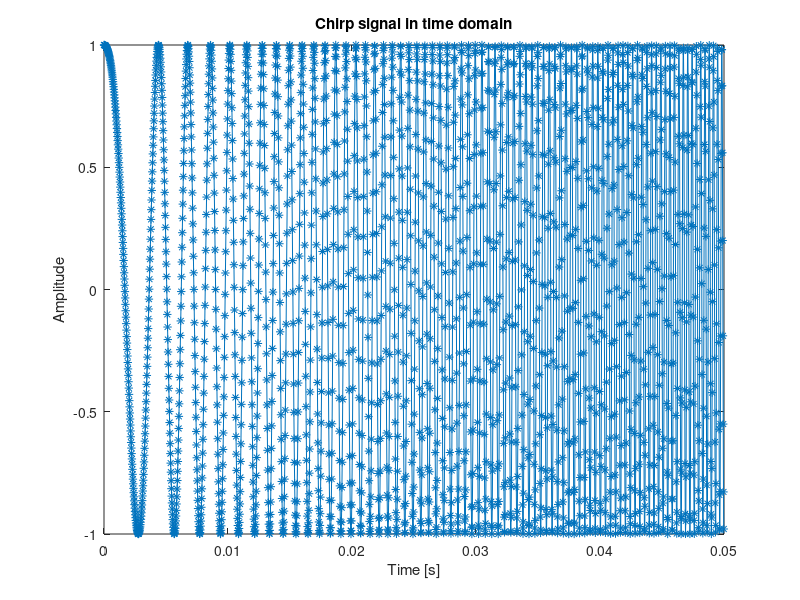

MATLAB code for this plot: (Note: this script raises an error after producing the figure.)
%% Opgave 1:
clf; clear; clc; close all;
set(0,'DefaultFigureWindowStyle','docked')

% Generering af chirp signal:
fs = 48e03;
fstart = 100;
fstop = 3e03;
sweep_length = 2400;
t = 0:1/fs:sweep_length/fs-1/fs;
t_last = t(sweep_length);
sweep_sig = chirp(t, fstart, t_last, fstop);

figure();
plot(t, sweep_sig, '*-');
title(['Chirp signal in time domain']);
xlabel('Time [s]');
ylabel('Amplitude');


% Eksempel på skrivning af array til fil, som kan læses ind i CrossCore
powShort = 2^15; % Samme som shift med 15 bits
fid=fopen('sweep_sig_2400_s.dat', 'w');
for i=1:length(sweep_sig)-1
    fprintf(fid, '%d,\n', toRealnumber(sweep_sig(i), powShort)); 
end
fprintf(fid, '%d\n', toRealnumber(sweep_sig(i+1), powShort));   % Uden ","-tegn
fclose(fid);

% Funktion for convertering fra double/float til heltal
function y = toRealnumber(x, multFactor)
    y = round(x*multFactor);
    if (y >= multFactor) 
        y = multFactor-1; % Limitering af max værdi
    end
end
